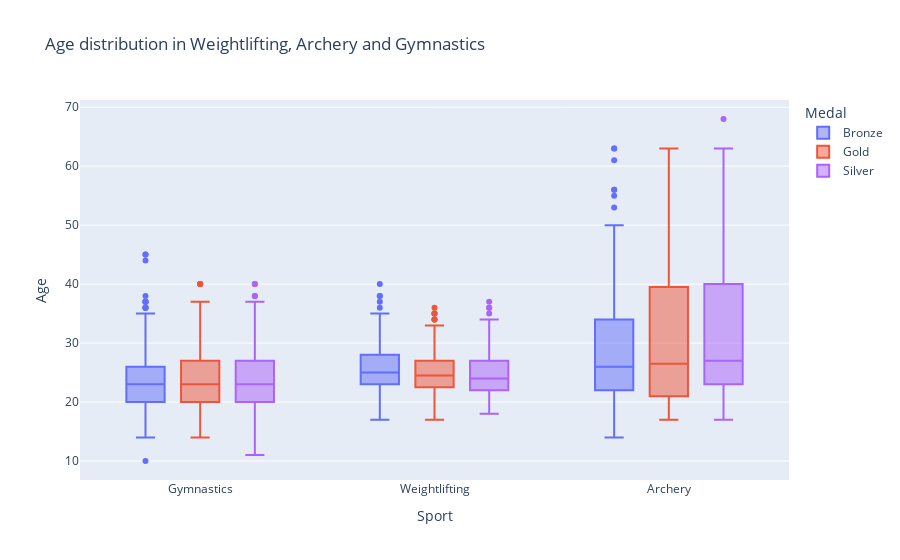

Notebook code for this chart:
### Code cell
age_distribution = filt_df.groupby("Sport")[["Age", "Medal"]].describe()

age_distribution

fig = px.box(filt_df, x="Sport", y="Age",color="Medal", title="Age distribution in Weightlifting, Archery and Gymnastics")
fig.show()

### Figure 1 — Plotly figure (JSON) as saved in the notebook; plotly's stock layout.template omitted (floating-point values rounded to 4 significant figures; data arrays with more than 128 entries replaced by an {"elided": "..."} marker saying what was removed)
{"data": [{"alignmentgroup": "True", "hovertemplate": "Medal=Bronze<br>Sport=%{x}<br>Age=%{y}<extra></extra>", "legendgroup": "Bronze", "marker": {"color": "#636efa"}, "name": "Bronze", "notched": false, "offsetgroup": "Bronze", "orientation": "v", "showlegend": true, "type": "box", "x": {"elided": "1033 str values"}, "x0": " ", "xaxis": "x", "y": {"elided": "1033 int values"}, "y0": " ", "yaxis": "y"}, {"alignmentgroup": "True", "hovertemplate": "Medal=Gold<br>Sport=%{x}<br>Age=%{y}<extra></extra>", "legendgroup": "Gold", "marker": {"color": "#EF553B"}, "name": "Gold", "notched": false, "offsetgroup": "Gold", "orientation": "v", "showlegend": true, "type": "box", "x": {"elided": "1143 str values"}, "x0": " ", "xaxis": "x", "y": {"elided": "1143 int values"}, "y0": " ", "yaxis": "y"}, {"alignmentgroup": "True", "hovertemplate": "Medal=Silver<br>Sport=%{x}<br>Age=%{y}<extra></extra>", "legendgroup": "Silver", "marker": {"color": "#ab63fa"}, "name": "Silver", "notched": false, "offsetgroup": "Silver", "orientation": "v", "showlegend": true, "type": "box", "x": {"elided": "1079 str values"}, "x0": " ", "xaxis": "x", "y": {"elided": "1079 int values"}, "y0": " ", "yaxis": "y"}], "layout": {"boxmode": "group", "legend": {"title": {"text": "Medal"}, "tracegroupgap": 0}, "title": {"text": "Age distribution in Weightlifting, Archery and Gymnastics"}, "xaxis": {"anchor": "y", "domain": [0, 1], "title": {"text": "Sport"}}, "yaxis": {"anchor": "x", "domain": [0, 1], "title": {"text": "Age"}}}}
